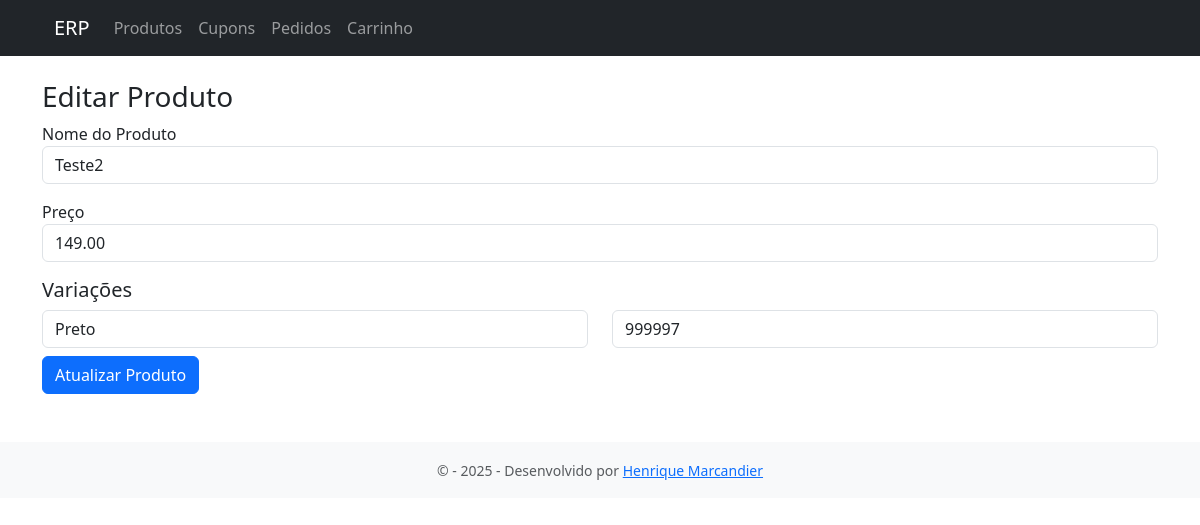
The page /?url=produtos/editar&id=2 on the database its author committed.
### tables this page shows
CREATE TABLE `produtos` (
  `id` int(11) NOT NULL AUTO_INCREMENT,
  `nome` varchar(100) NOT NULL,
  `descricao` text DEFAULT NULL,
  `preco` decimal(10,2) NOT NULL DEFAULT 0.00,
  `ativo` tinyint(1) DEFAULT 1,
  `criado_em` datetime DEFAULT current_timestamp(),
  PRIMARY KEY (`id`)
);

CREATE TABLE `variacoes` (
  `id` int(11) NOT NULL AUTO_INCREMENT,
  `produto_id` int(11) NOT NULL,
  `nome` varchar(100) NOT NULL,
  `preco` decimal(10,2) NOT NULL,
  PRIMARY KEY (`id`)
);

CREATE TABLE `estoque` (
  `id` int(11) NOT NULL AUTO_INCREMENT,
  `variacao_id` int(11) NOT NULL,
  `quantidade` int(11) NOT NULL DEFAULT 0,
  PRIMARY KEY (`id`)
);

### controllers/ProdutoController.php (called while the page is built, shortened)
<?php
require_once __DIR__ . '/../models/Produto.php';
function editarProduto() {
    global $conn;
    $id = intval($_GET['id']);
    $resProduto = $conn->query("SELECT * FROM produtos WHERE id = $id");
    $produto = $resProduto->fetch_assoc();
    $resVariacoes = $conn->query("SELECT v.*, e.quantidade FROM variacoes v
        LEFT JOIN estoque e ON v.id = e.variacao_id
        WHERE v.produto_id = $id");
    $variacoes = $resVariacoes->fetch_all(MYSQLI_ASSOC);
    include __DIR__ . '/../views/produtos/form_editar.php';
}
?>

### views/produtos/form_editar.php (the view, shortened to what this page needs)
<?php include __DIR__ . '/../layout/header.php'; ?>
<div class="container mt-4">
  <h3>Editar Produto</h3>
  <form method="POST" action="?url=produtos/atualizar">
    <div class="mb-3">
      <label>Nome do Produto</label>
      <input type="text" name="nome" class="form-control" value="<?= htmlspecialchars($produto['nome']) ?>" required>
    </div>
    <div class="mb-3">
      <label>Preço</label>
      <input type="number" step="0.01" name="preco" class="form-control" value="<?= $produto['preco'] ?>" required>
    </div>
    <h5>Variações</h5>
    <div id="variacoes">
      <?php foreach ($variacoes as $i => $var): ?>
      <div class="row mb-2">
        <div class="col">
          <input type="text" name="variacoes[<?= $i ?>][nome]" value="<?= htmlspecialchars($var['nome']) ?>" placeholder="Nome da variação" class="form-control" required>
        </div>
        <div class="col">
          <input type="number" name="variacoes[<?= $i ?>][estoque]" value="<?= $var['quantidade'] ?>" placeholder="Estoque" class="form-control" required>
        </div>
      </div>
      <?php endforeach; ?>
    </div>
    <button type="submit" class="btn btn-primary">Atualizar Produto</button>
  </form>
</div>
<?php include __DIR__ . '/../layout/footer.php'; ?>

### rows shown on the page
produtos: nome "Teste2", preco "149.00"
variacoes: nome "Preto", quantidade "999997"
